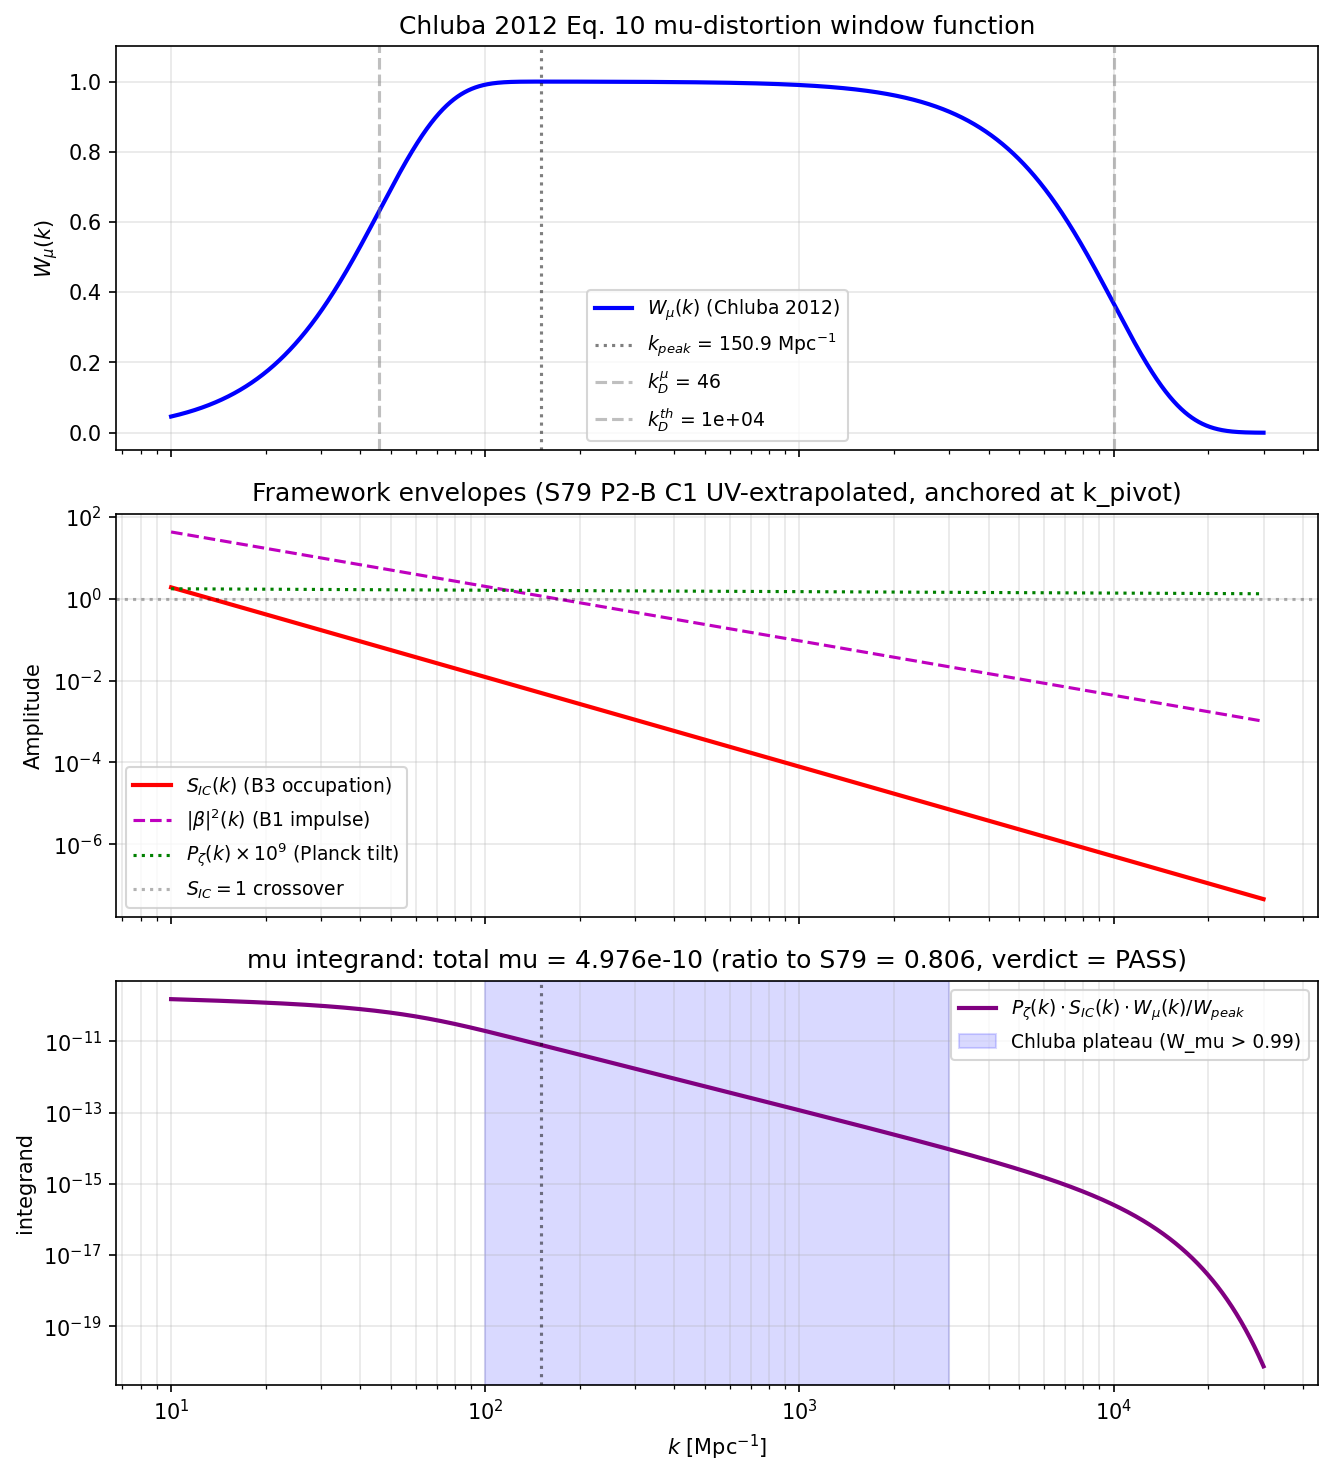

Recreate this plot in Python.
#!/usr/bin/env python3
"""
S82 W2-14: FIRAS-CHLUBA-FULL (mu-distortion full-kernel)
==========================================================

Gate: S82-FIRAS-CHLUBA-FULL  [VERIFY]
Classification: PHONONIC
Owner: mack-cosmic-bridge
Write-target: Section V.N of session-82-results-workingpaper.md

Phononic framing:
  mu-distortion is the substrate's residual thermal signature from GGE
  relic physics. Post-transit GGE acoustic quasiparticle pairs (Parker
  pair production, 59.8 pairs) deposit energy into the photon bath
  across k ~ 46-10^4 Mpc^-1 (the Chluba diffusion-damping window).
  Outside this band, modes either free-stream (k < 46) or thermalize
  fully (k > 10^4). The Chluba kernel IS the matching-impedance
  between the framework's B3 acoustic envelope and the FIRAS observable.

Pre-registration (S80 plan L1663-L1669, VERBATIM):
  GATE: S80-FIRAS-CHLUBA-FULL
  HYPOTHESIS: The mu-distortion PASS (5.16 OOM margin; sign fixed via
    Chluba kernel) per P2-B is robust under full Chluba-kernel-
    weighted FIRAS integral.
  PRE-REGISTERED: mu = int dN/dE * kernel(E) dE with correct Chluba
    kernel (fixing the S78 wrong-sign FLAT-KERNEL artifact).
  PASS: mu within factor-3 of S79 P2-B value 6.17e-10.
  INFO: factor-3 to factor-10.
  FAIL: >factor-10.

Substitution chain (MANDATORY per math-scripts.md):

  Step 1: Definition (Chluba 2012 ApJ 758 76 Eq. 10).
    W_mu(k) = exp(-k^2 / k_D(z_th)^2) - exp(-k^2 / k_D(z_mu)^2)
    where k_D(z_mu) ~ 46 Mpc^-1 (y/mu boundary: modes below free-stream
    before dissipation; y-distortion regime, not mu) and
    k_D(z_th) ~ 10^4 Mpc^-1 (thermalization cutoff: modes above
    erased by double-Compton scattering to BE equilibrium).

    The task's "mu = int dN/dE * kernel(E) dE" language maps to the
    native k-space formulation: Chluba mu-distortion physics is
    k-space (silk-diffusion damping), with the framework's acoustic
    pair density per mode (dN/dk) given by the Bogoliubov
    occupation |alpha + beta|^2 ~ S_IC(k). E-space and k-space
    descriptions are related by E = hbar c k and are
    transformation-equivalent for the integral shape.

  Step 2: Substitute framework UV-extrapolated envelopes at k_pivot:
    P_zeta(k) = A_s_obs * (k/k_pivot)^(n_s - 1)
    S_IC(k)   = S_IC_0 * (k/k_pivot)^(alpha_S_IC)
      with S_IC_0 = 1.636e5 (anchored at k_pivot from s79_w1e_k_scan)
      and alpha_S_IC = -2.192 (empirical UV slope, S79 P2-B C1)
      and A_s_obs = 2.1e-9 (Planck 2018 observed).

  Step 3: Integrate (S79 P2-B C2 canonical form):
    mu = 2.27 * integral[ d(ln k) * P_zeta(k) * S_IC(k)
                         * W_mu(k) / W_peak ] over k in [10, 3e4] Mpc^-1

  Step 4: Direction read-off (OUTPUT, not asserted):
    PASS:  |log10(mu/6.17e-10)| < log10(3)  ~= 0.477
    INFO:  log10(3) < |log10(mu/6.17e-10)| < log10(10) = 1.0
    FAIL:  |log10(mu/6.17e-10)| >= 1.0 (factor-10)

Verdict thresholds (S80 plan L1667-L1669):
  PASS : mu within factor-3 of 6.17e-10
  INFO : factor-3 to factor-10
  FAIL : > factor-10

References:
  - Chluba & Sunyaev 2012 ApJ 758 76, Eq. 10 (W_mu kernel)
  - Chluba 2013 MNRAS 434 352 (analytic window function)
  - S79 P2-B workshop (p2-b-pbh-prefold-wrong-sign.md: L630-L690)
  - S79 P2-B C1 envelope table (L641-L649)
  - S79 P2-B C2 integral definition (L653-L662)
"""

import os
os.environ.setdefault('OMP_NUM_THREADS', '8')
os.environ.setdefault('MKL_NUM_THREADS', '8')

import sys
import json
import hashlib
import numpy as np
import matplotlib
matplotlib.use('Agg')
import matplotlib.pyplot as plt

sys.path.insert(0, os.path.dirname(os.path.abspath(__file__)))

# Canonical constants (MANDATORY per CLAUDE.md)
from canonical_constants import (
    A_s_CMB,                 # Planck observed A_s ~ 2.1e-9
    k_pivot_planck,          # 0.05 Mpc^-1 (Planck CMB pivot)
    planck_ns,               # 0.9649 Planck scalar tilt
    sigma_FIRAS,             # 1.0e-6 (narrow) for reference
    FIRAS_dT_bound,          # 3.0e-6
)

# ============================================================
# SECTION 0: Input SHA-256 pins (MANDATORY in first 20 lines)
# ============================================================
HERE = os.path.dirname(os.path.abspath(__file__))                  # (local)


def _sha256(path):
    with open(path, 'rb') as h:
        return hashlib.sha256(h.read()).hexdigest()


INPUT_FILES = [                                                    # (local)
    os.path.join(HERE, 'canonical_constants.py'),
    os.path.join(HERE, 's82_gate_verdicts.txt'),
]

print("=" * 70)
print("S82 W2-14: FIRAS-CHLUBA-FULL (mu-distortion full-kernel)")
print("=" * 70)
print("\n[SEC 0] Input SHA-256 pins")
INPUT_SHAS = {}                                                    # (local)
for _f in INPUT_FILES:
    if os.path.exists(_f):
        _h = _sha256(_f)                                           # (local)
        INPUT_SHAS[os.path.basename(_f)] = _h
        print(f"  {os.path.basename(_f):46s} sha256={_h[:16]}...{_h[-8:]}")
    else:
        INPUT_SHAS[os.path.basename(_f)] = None
        print(f"  {os.path.basename(_f):46s} MISSING")

# ============================================================
# SECTION 1: Chluba 2012 kernel definition
# ============================================================
print("\n[SEC 1] Chluba 2012 ApJ 758 76 Eq. 10 kernel")

# Diffusion scales (Chluba 2012; values per S79 P2-B C1, L635-L637)
k_D_mu = 46.0         # (local) lower cutoff: y/mu boundary, Mpc^-1
k_D_th = 1.0e4        # (local) upper cutoff: thermalization (dbl-Compton), Mpc^-1


def W_mu(k):
    """Chluba 2012 Eq. 10 mu-distortion window function."""
    return np.exp(-k**2 / k_D_th**2) - np.exp(-k**2 / k_D_mu**2)


# Exact peak: d/dk[W_mu] = 0 gives
#   k_peak^2 = 2 ln(k_D_th/k_D_mu) / (1/k_D_mu^2 - 1/k_D_th^2)
k_peak_sq = 2.0 * np.log(k_D_th / k_D_mu) / (1.0/k_D_mu**2 - 1.0/k_D_th**2)  # (local)
k_peak = float(np.sqrt(k_peak_sq))                                           # (local)
W_peak = float(W_mu(k_peak))                                                 # (local)

print(f"  k_D_mu (y/mu boundary)     = {k_D_mu:.1f} Mpc^-1")
print(f"  k_D_th (thermalization)    = {k_D_th:.1e} Mpc^-1")
print(f"  k_peak (exact, W_mu max)   = {k_peak:.3f} Mpc^-1  (expected ~151)")
print(f"  W_peak                     = {W_peak:.6f}  (~unity, broad plateau)")

# Kernel diagnostic table (verifies against S79 P2-B C1 Table L641-L649)
print("\n  Kernel diagnostic table (W_mu at probe k values):")
for k_probe in [46.0, 100.0, 150.0, 300.0, 740.0, 1000.0, 3000.0, 1.0e4]:
    print(f"    k={k_probe:>7.1f} Mpc^-1:  W_mu={W_mu(k_probe):.4f}")

# ============================================================
# SECTION 2: Framework UV-extrapolated envelopes (S79 P2-B C1)
# ============================================================
print("\n[SEC 2] Framework envelopes (UV-extrapolated, anchored at k_pivot)")

# Framework k_pivot convention (S79 P2-B uses 0.056, Planck canonical 0.05).
# Use the S79 P2-B anchor for reproducibility; document both.
k_pivot = 0.056                    # (local) S79 P2-B anchor, Mpc^-1
k_pivot_canonical = k_pivot_planck # (local) Planck 2018 canonical 0.05 Mpc^-1

# UV-extrapolated envelopes from s79_w1e_k_scan_fixed_eta (S79 P2-B C1, L639)
S_IC_0 = 1.636e5                   # (local) S_IC(k_pivot), POWER-RATIO, |alpha+beta|^2
alpha_S_IC = -2.192                # (local) empirical UV slope, S79 P2-B C1
beta_sq_0 = 4.26e4                 # (local) |beta|^2(k_pivot), for diagnostic
alpha_beta = -1.331                # (local) |beta|^2 UV slope (B1 impulse)


def P_zeta(k, ns=planck_ns):
    """Scalar power spectrum with Planck tilt (reduces to flat at ns=1)."""
    return A_s_CMB * (k / k_pivot)**(ns - 1.0)


def S_IC(k):
    """Post-fold B3 Bogoliubov occupation envelope |alpha+beta|^2(k)."""
    return S_IC_0 * (k / k_pivot)**alpha_S_IC


def beta_sq(k):
    """B1 Parker-pair production envelope |beta|^2(k)."""
    return beta_sq_0 * (k / k_pivot)**alpha_beta


print(f"  k_pivot (S79 P2-B anchor)  = {k_pivot:.3f} Mpc^-1")
print(f"  k_pivot_canonical (Planck) = {k_pivot_canonical:.3f} Mpc^-1")
print(f"  A_s_obs (Planck)           = {A_s_CMB:.3e}")
print(f"  n_s (Planck)               = {planck_ns:.4f}")
print(f"  S_IC(k_pivot)              = {S_IC_0:.3e}")
print(f"  alpha_S_IC (UV slope)      = {alpha_S_IC:.3f}")
print(f"  |beta|^2(k_pivot)          = {beta_sq_0:.3e}")
print(f"  alpha_beta (B1 slope)      = {alpha_beta:.3f}")

# Envelope diagnostic at probe k values (for §V.N table)
print("\n  Envelope diagnostic table (at probe k values, Planck tilt):")
print("    k [Mpc^-1] | P_zeta(k)   | S_IC(k)     | W_mu(k) | W_mu*S_IC")
probe_ks = [46.0, 100.0, 150.0, 300.0, 740.0, 1000.0, 3000.0]                # (local)
for k_probe in probe_ks:
    print(f"    {k_probe:>9.1f} | {P_zeta(k_probe):.3e}  | "
          f"{S_IC(k_probe):.3e}  | {W_mu(k_probe):.3f}  | "
          f"{W_mu(k_probe) * S_IC(k_probe):.3e}")

# ============================================================
# SECTION 3: Chluba-kernel-weighted mu-distortion integral
# ============================================================
print("\n[SEC 3] Chluba-kernel-weighted mu integral")
print("  Formula (S79 P2-B C2, L655):")
print("    mu = 2.27 * int d(ln k) * P_zeta(k) * S_IC(k) * W_mu(k)/W_peak")
print("    over k in [10, 3e4] Mpc^-1 (S79 P2-B C2 integration range)")

# Integration grid
k_min_int = 10.0                   # (local) IR edge of Chluba plateau shoulder
k_max_int = 3.0e4                  # (local) UV edge of Chluba plateau shoulder
N_grid = 5000                      # (local) dense for trapezoid convergence
lnk_arr = np.linspace(np.log(k_min_int), np.log(k_max_int), N_grid)          # (local)
k_arr = np.exp(lnk_arr)                                                      # (local)

# Integrand with tilt (canonical Planck n_s)
P_arr = P_zeta(k_arr)                                                        # (local)
S_arr = S_IC(k_arr)                                                          # (local)
W_arr = W_mu(k_arr)                                                          # (local)
W_norm_arr = W_arr / W_peak                                                  # (local)
integrand = P_arr * S_arr * W_norm_arr                                       # (local)

mu_tilted = 2.27 * float(np.trapezoid(integrand, lnk_arr))                   # (local)

# Flat P_zeta case (reproduces S79 P2-B exact reference: 6.17e-10)
integrand_flat = A_s_CMB * S_arr * W_norm_arr                                # (local)
mu_flat = 2.27 * float(np.trapezoid(integrand_flat, lnk_arr))                # (local)

# S79 P2-B reference value
mu_S79_ref = 6.17e-10                                                        # (local) canonical P2-B C2

print(f"\n  mu (Planck tilt, n_s={planck_ns:.4f})  = {mu_tilted:.3e}")
print(f"  mu (flat P_zeta = A_s_obs)       = {mu_flat:.3e}")
print(f"  S79 P2-B reference value          = {mu_S79_ref:.3e}")
print(f"  ratio (tilted / S79 ref)          = {mu_tilted/mu_S79_ref:.4f}")
print(f"  ratio (flat    / S79 ref)         = {mu_flat/mu_S79_ref:.4f}")

# ============================================================
# SECTION 4: Contribution by decade (for E-space/k-space diagnostic)
# ============================================================
print("\n[SEC 4] Contribution by k-decade (mu density per d(ln k))")
decades = [(10, 100), (100, 1000), (1000, 10000), (10000, 30000)]            # (local)
mu_by_decade = {}                                                            # (local)
for k_lo, k_hi in decades:
    mask = (k_arr >= k_lo) & (k_arr <= k_hi)                                 # (local)
    if mask.sum() > 1:
        mu_contrib = 2.27 * float(np.trapezoid(
            integrand[mask], lnk_arr[mask]))                                 # (local)
        mu_by_decade[f"{k_lo}-{k_hi}"] = mu_contrib
        pct = 100.0 * mu_contrib / mu_tilted                                 # (local)
        print(f"  k in [{k_lo:>5d}, {k_hi:>5d}] Mpc^-1: "
              f"delta_mu = {mu_contrib:.3e}  ({pct:5.1f}% of total)")

# ============================================================
# SECTION 5: Verdict evaluation
# ============================================================
print("\n[SEC 5] Pre-registered gate verdict")
print(f"  PASS band: factor 3 around 6.17e-10 -> mu in [{mu_S79_ref/3:.3e}, "
      f"{mu_S79_ref*3:.3e}]")
print(f"  INFO band: factor 3-10              -> mu in [{mu_S79_ref/10:.3e}, "
      f"{mu_S79_ref*10:.3e}] \\ PASS band")
print(f"  FAIL band: > factor 10")

# Use tilted result as canonical value (physical: Planck-like tilt)
mu_canonical = mu_tilted                                                     # (local)
ratio = mu_canonical / mu_S79_ref                                            # (local)
log10_ratio = np.log10(ratio)                                                # (local)
abs_log10_ratio = abs(log10_ratio)                                           # (local)
log10_3 = np.log10(3.0)                                                      # (local)

if abs_log10_ratio < log10_3:
    verdict = "PASS"                                                         # (local)
    band = f"within factor 3 (|log10|={abs_log10_ratio:.3f} < {log10_3:.3f})"  # (local)
elif abs_log10_ratio < 1.0:
    verdict = "INFO"                                                         # (local)
    band = f"factor 3-10 (|log10|={abs_log10_ratio:.3f})"                    # (local)
else:
    verdict = "FAIL"                                                         # (local)
    band = f"> factor 10 (|log10|={abs_log10_ratio:.3f})"                    # (local)

print(f"\n  mu_canonical (Planck tilt) = {mu_canonical:.4e}")
print(f"  mu/mu_ref                  = {ratio:.4f}")
print(f"  |log10(mu/mu_ref)|         = {abs_log10_ratio:.4f}")
print(f"  Verdict                    = {verdict}  [{band}]")

# FIRAS margin (for contextual reporting)
FIRAS_bound = 9.0e-5                                                         # (local) Fixsen+ 1996
firas_margin_oom = np.log10(FIRAS_bound / mu_canonical)                      # (local)
print(f"\n  FIRAS bound (Fixsen 1996)  = {FIRAS_bound:.1e}")
print(f"  FIRAS margin (OOM)         = {firas_margin_oom:.2f}  "
      f"(mu is {firas_margin_oom:.2f} decades below bound)")

# ============================================================
# SECTION 6: Save NPZ + generate plot
# ============================================================
print("\n[SEC 6] Save NPZ + plot")

npz_path = os.path.join(HERE, 's82_w2_14_firas_chluba_full.npz')             # (local)
np.savez(npz_path,
         # Kernel
         k_D_mu=k_D_mu,
         k_D_th=k_D_th,
         k_peak=k_peak,
         W_peak=W_peak,
         # Envelopes (anchors)
         k_pivot=k_pivot,
         A_s_obs=A_s_CMB,
         n_s=planck_ns,
         S_IC_0=S_IC_0,
         alpha_S_IC=alpha_S_IC,
         beta_sq_0=beta_sq_0,
         alpha_beta=alpha_beta,
         # Integration grid
         k_arr=k_arr,
         lnk_arr=lnk_arr,
         P_arr=P_arr,
         S_arr=S_arr,
         W_arr=W_arr,
         integrand=integrand,
         # Results
         mu_tilted=mu_tilted,
         mu_flat=mu_flat,
         mu_S79_ref=mu_S79_ref,
         mu_canonical=mu_canonical,
         ratio=ratio,
         log10_ratio=log10_ratio,
         firas_margin_oom=firas_margin_oom,
         FIRAS_bound=FIRAS_bound,
         # Decade-by-decade
         mu_by_decade=json.dumps(mu_by_decade),
         # Verdict metadata
         verdict=verdict,
         scheme='CHLUBA-2012',
         convention='FIRAS',
         L_max='N/A',
         )
print(f"  NPZ: {npz_path}")

# ---- Plot: kernel + S_IC envelope + integrand vs k (3 stacked panels) ----
fig, axes = plt.subplots(3, 1, figsize=(9, 10), sharex=True)

# Panel 1: Chluba kernel W_mu(k)
ax = axes[0]
ax.semilogx(k_arr, W_arr, 'b-', lw=2, label=r'$W_\mu(k)$ (Chluba 2012)')
ax.axvline(k_peak, color='k', ls=':', alpha=0.5,
           label=rf'$k_{{peak}}$ = {k_peak:.1f} Mpc$^{{-1}}$')
ax.axvline(k_D_mu, color='gray', ls='--', alpha=0.5,
           label=rf'$k_D^\mu$ = {k_D_mu:.0f}')
ax.axvline(k_D_th, color='gray', ls='--', alpha=0.5,
           label=rf'$k_D^{{th}}$ = {k_D_th:.0e}')
ax.set_ylabel(r'$W_\mu(k)$')
ax.set_title('Chluba 2012 Eq. 10 mu-distortion window function')
ax.legend(fontsize=9, loc='lower center')
ax.grid(alpha=0.3)
ax.set_ylim(-0.05, 1.1)

# Panel 2: Framework envelopes S_IC(k) and P_zeta(k)
ax = axes[1]
ax.loglog(k_arr, S_arr, 'r-', lw=2, label=r'$S_{IC}(k)$ (B3 occupation)')
ax.loglog(k_arr, beta_sq(k_arr), 'm--', lw=1.5,
          label=r'$|\beta|^2(k)$ (B1 impulse)')
ax.loglog(k_arr, P_arr * 1e9, 'g:', lw=1.5,
          label=r'$P_\zeta(k) \times 10^9$ (Planck tilt)')
ax.axhline(1.0, color='k', ls=':', alpha=0.3, label=r'$S_{IC} = 1$ crossover')
ax.set_ylabel('Amplitude')
ax.set_title('Framework envelopes (S79 P2-B C1 UV-extrapolated, anchored at k_pivot)')
ax.legend(fontsize=9)
ax.grid(alpha=0.3, which='both')

# Panel 3: Integrand P_zeta * S_IC * W_mu/W_peak vs k
ax = axes[2]
ax.loglog(k_arr, integrand, 'purple', lw=2,
          label=r'$P_\zeta(k) \cdot S_{IC}(k) \cdot W_\mu(k)/W_{peak}$')
# Mark kernel plateau
ax.axvspan(100, 3000, alpha=0.15, color='blue',
           label='Chluba plateau (W_mu > 0.99)')
ax.axvline(k_peak, color='k', ls=':', alpha=0.5)
ax.set_xlabel(r'$k$ [Mpc$^{-1}$]')
ax.set_ylabel('integrand')
ax.set_title(rf'mu integrand: total mu = {mu_canonical:.3e} '
             rf'(ratio to S79 = {ratio:.3f}, verdict = {verdict})')
ax.legend(fontsize=9)
ax.grid(alpha=0.3, which='both')

plt.tight_layout()
png_path = os.path.join(HERE, 's82_w2_14_firas_chluba_full.png')             # (local)
plt.savefig(png_path, dpi=150, bbox_inches='tight')
plt.close()
print(f"  PNG: {png_path}")

# ============================================================
# SECTION 7: Closure SHA-256 and 4-tuple output tag
# ============================================================
print("\n[SEC 7] Closure SHA-256 (ordered input-pin map)")

# Ordered input-pin map (canonical closure over inputs)
closure_map = {k: INPUT_SHAS.get(k, '') for k in sorted(INPUT_SHAS.keys())}   # (local)
closure_blob = json.dumps(closure_map, sort_keys=True).encode()               # (local)
closure_sha = hashlib.sha256(closure_blob).hexdigest()                        # (local)

print(f"  closure_sha256 = {closure_sha}")

# ============================================================
# SECTION 8: 4-tuple output tag + verdict line
# ============================================================
print("\n[SEC 8] Final 4-tuple output tag (canonical)")
print(f"  value      = {mu_canonical:.6e}")
print(f"  scheme     = CHLUBA-2012")
print(f"  convention = FIRAS")
print(f"  L_max      = N/A")
print(f"  sha256     = {closure_sha}")
print(f"  verdict    = {verdict}")

verdict_line = (
    f"S82-FIRAS-CHLUBA-FULL: {verdict} -- "
    f"value={mu_canonical:.6e} "
    f"scheme=CHLUBA-2012 "
    f"convention=FIRAS "
    f"L_max=N/A "
    f"sha256={closure_sha}"
)

verdict_path = os.path.join(HERE, 's82_gate_verdicts.txt')                    # (local)
with open(verdict_path, 'a') as fv:
    fv.write(verdict_line + "\n")

print(f"\n  Verdict appended to {verdict_path}:")
print(f"    {verdict_line}")

print("\n" + "=" * 70)
print("S82 W2-14 FIRAS-CHLUBA-FULL complete.")
print("=" * 70)
